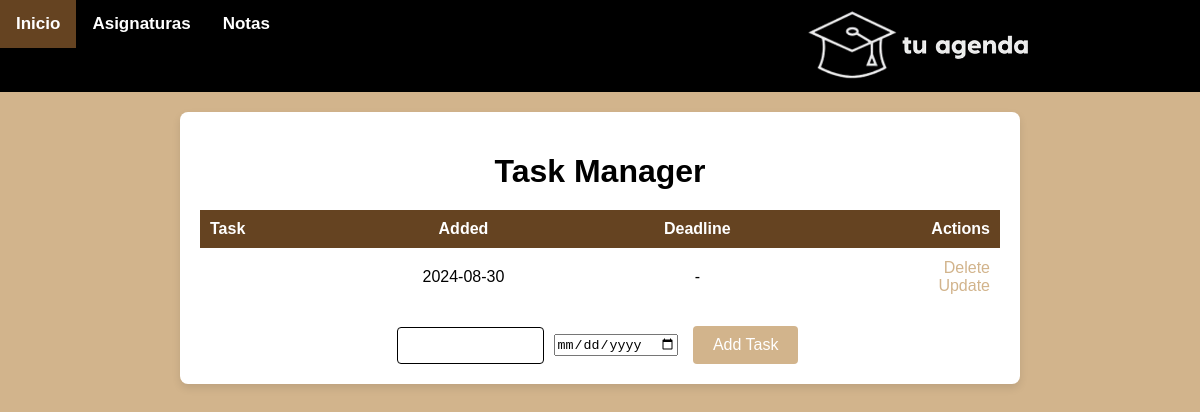
/, run on an earlier commit of the app's database.
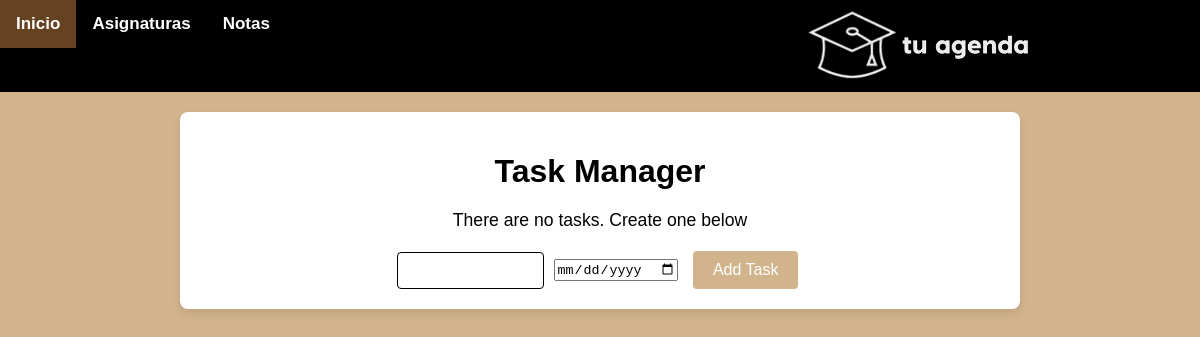
And on a later commit of the database.
### src/models.py (models this page shows)
class To_do(db.Model):
    id = db.Column(db.Integer, primary_key = True)
    content = db.Column(db.String(200), nullable = False)
    date_created = db.Column(db.DateTime, default = datetime.now())
    deadline = db.Column(db.DateTime, nullable = True, default = None)

### src/app.py (the view)
@app.route('/', methods = ['POST', 'GET'])
def index():
    if request.method == 'POST':
        task_content = request.form['content']
        deadline = request.form.get('deadline')
        try:
            deadline = datetime.strptime(deadline, '%Y-%m-%d')
        except:
            deadline = None
        new_task = To_do(content = task_content, deadline = deadline)
        try:
            db.session.add(new_task)
            db.session.commit()
            return redirect('/')
        except:
            return "There has been an issue adding your task"
    else:
        tasks = To_do.query.order_by(To_do.date_created).all()
        return render_template('index.html', tasks = tasks)

### templates/index.html (shortened to what this page needs)
{% extends 'base.html' %}
{% block body %}
<div class = "content">
    <h1 style="text-align: center;">Task Manager</h1>
    {% if tasks|length < 1 %}
        <p style="text-align: center;">There are no tasks. Create one below</p>
    {% else %}
        <table>
            <tr>
                <th style="text-align: left;">Task</th>
                <th style="text-align: center;">Added</th>
                <th style="text-align: center;">Deadline</th>
                <th style="text-align: right;">Actions</th>
            </tr>
            {% for task in tasks %}
                <tr>
                    <td style="text-align: left;">{{ task.content }}</td>
                    <td style="text-align: center;">{{ task.date_created.date() }}</td>
                    {% if task.deadline != None %}
                        <td style="text-align: center;">{{ task.deadline.date() }}</td>
                    {% else %}
                        <td style="text-align: center;">-</td>
                    {% endif %}
                    <td style="text-align: right;">
                        <a href = "/tasks/delete/{{task.id}}">Delete</a>
                        <br>
                        <a href = "/tasks/update/{{task.id}}">Update</a>
                    </td>
                </tr>
            {% endfor %}
        </table>
    {% endif %}
    <form action = "/" method = "POST", class = "cent_form">
        <input type = "text" name = "content" id = "content" required>
        <input type = "date" name = "deadline" id = "deadline">
        <input type = "submit" value = "Add Task">
    </form>
</div>
{% endblock %}

### templates/base.html (shortened to what this page needs)
<!DOCTYPE html>
<html lang="en">
<head>
    <link rel="stylesheet" href="{{ url_for('static', filename='css/main.css') }}">
</head>
<body>
    <div id = "barra" class = "barra">
        <a href = "{{ url_for('index') }}"> Inicio </a>
        <a href = "{{ url_for('subjects') }}"> Asignaturas</a>
        <a href = "{{ url_for('marks') }}"> Notas</a>
        <div class = "logo_centrado">
            <img src = "../static/images/logo_blanco_horizontal.png">
        </div>
    </div>
    {% block body %}{% endblock %}
</body>
</html>

### static/css/main.css (style rules this page uses)
body { font-family: Arial, sans-serif; margin: 0; padding: 0; background-color: #D2B48C; }
.content { max-width: 800px; margin: 20px auto; padding: 20px; background-color: #ffffff; border-radius: 8px; box-shadow: 0 4px 8px rgba(0, 0, 0, 0.1); }
.content h1 { color: #000000; margin-bottom: 20px; }
.content p { color: #000000; font-size: 1.1em; margin-top: 20px; }
form { margin-top: 20px; display: flex; flex-direction: row; align-items: center; }
form input[type="text"] { flex: 1; padding: 10px; outline: none; border: 1px solid #000000; border-radius: 4px; max-width: 125px; }
form input[type="submit"] { background-color: #D2B48C; color: white; border: none; padding: 10px 20px; border-radius: 4px; cursor: pointer; font-size: 1em; margin-left: 5px; margin-right: 5px; }
.cent_form { display: flex; flex-wrap: wrap; flex-direction: row; justify-content: center; gap: 10px; width: 100%; }
.barra { background-color: #000000; overflow: hidden; }
.barra a { font-weight: bold; float: left; display: block; color: #ffffff; text-align: center; padding: 14px 16px; text-decoration: none; font-size: 17px; }
.logo_centrado { text-align: left; justify-content: flex-start; margin: 0 auto; }
.logo_centrado img { width: 20%; height: auto; margin-left: 512px; }

What changed in the data, as far as the page shows it:
removed To_do: date_created "2024-08-30"
Also different on the page:
text no longer shown: "Task Added Deadline Actions"
text now shown: "There are no tasks. Create one below"
